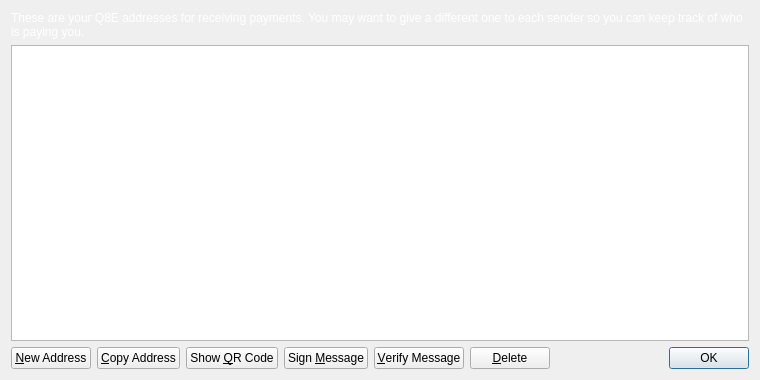
<?xml version="1.0" encoding="UTF-8"?>
<ui version="4.0">
 <class>AddressBookPage</class>
 <widget class="QWidget" name="AddressBookPage">
  <property name="geometry">
   <rect>
    <x>0</x>
    <y>0</y>
    <width>760</width>
    <height>380</height>
   </rect>
  </property>
  <property name="windowTitle">
   <string>Address Book</string>
  </property>
  <layout class="QVBoxLayout" name="verticalLayout">
   <item>
    <widget class="QLabel" name="labelExplanation">
     <property name="text">
      <string>These are your Q8E addresses for receiving payments. You may want to give a different one to each sender so you can keep track of who is paying you.</string>
     </property>
     <property name="styleSheet">
             <string notr="true">color:white;</string>
            </property>
     <property name="textFormat">
      <enum>Qt::PlainText</enum>
     </property>
     <property name="wordWrap">
      <bool>true</bool>
     </property>
    </widget>
   </item>
   <item>
    <widget class="QTableView" name="tableView">
     <property name="contextMenuPolicy">
      <enum>Qt::CustomContextMenu</enum>
     </property>
     <property name="toolTip">
      <string>Double-click to edit address or label</string>
     </property>
     <property name="tabKeyNavigation">
      <bool>false</bool>
     </property>
     <property name="selectionMode">
      <enum>QAbstractItemView::SingleSelection</enum>
     </property>
     <property name="selectionBehavior">
      <enum>QAbstractItemView::SelectRows</enum>
     </property>
     <property name="sortingEnabled">
      <bool>true</bool>
     </property>
     <attribute name="verticalHeaderVisible">
      <bool>false</bool>
     </attribute>
    </widget>
   </item>
   <item>
    <layout class="QHBoxLayout" name="horizontalLayout">
     <item>
      <widget class="QPushButton" name="newAddressButton">
       <property name="toolTip">
        <string>Create a new address</string>
       </property>
       <property name="text">
        <string>&amp;New Address</string>
       </property>
      </widget>
     </item>
     <item>
      <widget class="QPushButton" name="copyToClipboard">
       <property name="toolTip">
        <string>Copy the currently selected address to the system clipboard</string>
       </property>
       <property name="text">
        <string>&amp;Copy Address</string>
       </property>
      </widget>
     </item>
     <item>
      <widget class="QPushButton" name="showQRCode">
       <property name="text">
        <string>Show &amp;QR Code</string>
       </property>
      </widget>
     </item>
     <item>
      <widget class="QPushButton" name="signMessage">
       <property name="toolTip">
        <string>Sign a message to prove you own a Q8E address</string>
       </property>
       <property name="text">
        <string>Sign &amp;Message</string>
       </property>
      </widget>
     </item>
     <item>
      <widget class="QPushButton" name="verifyMessage">
       <property name="toolTip">
        <string>Verify a message to ensure it was signed with a specified Q8E address</string>
       </property>
       <property name="text">
        <string>&amp;Verify Message</string>
       </property>
      </widget>
     </item>
     <item>
      <widget class="QPushButton" name="deleteButton">
       <property name="toolTip">
        <string>Delete the currently selected address from the list</string>
       </property>
       <property name="text">
        <string>&amp;Delete</string>
       </property>
      </widget>
     </item>
     <item>
      <spacer name="horizontalSpacer">
       <property name="orientation">
        <enum>Qt::Horizontal</enum>
       </property>
       <property name="sizeHint" stdset="0">
        <size>
         <width>40</width>
         <height>20</height>
        </size>
       </property>
      </spacer>
     </item>
     <item>
      <widget class="QDialogButtonBox" name="buttonBox">
       <property name="sizePolicy">
        <sizepolicy hsizetype="Maximum" vsizetype="Fixed">
         <horstretch>0</horstretch>
         <verstretch>0</verstretch>
        </sizepolicy>
       </property>
       <property name="standardButtons">
        <set>QDialogButtonBox::Ok</set>
       </property>
      </widget>
     </item>
    </layout>
   </item>
  </layout>
 </widget>
 <resources>
  <include location="../bitcoin.qrc"/>
 </resources>
 <connections/>
</ui>
